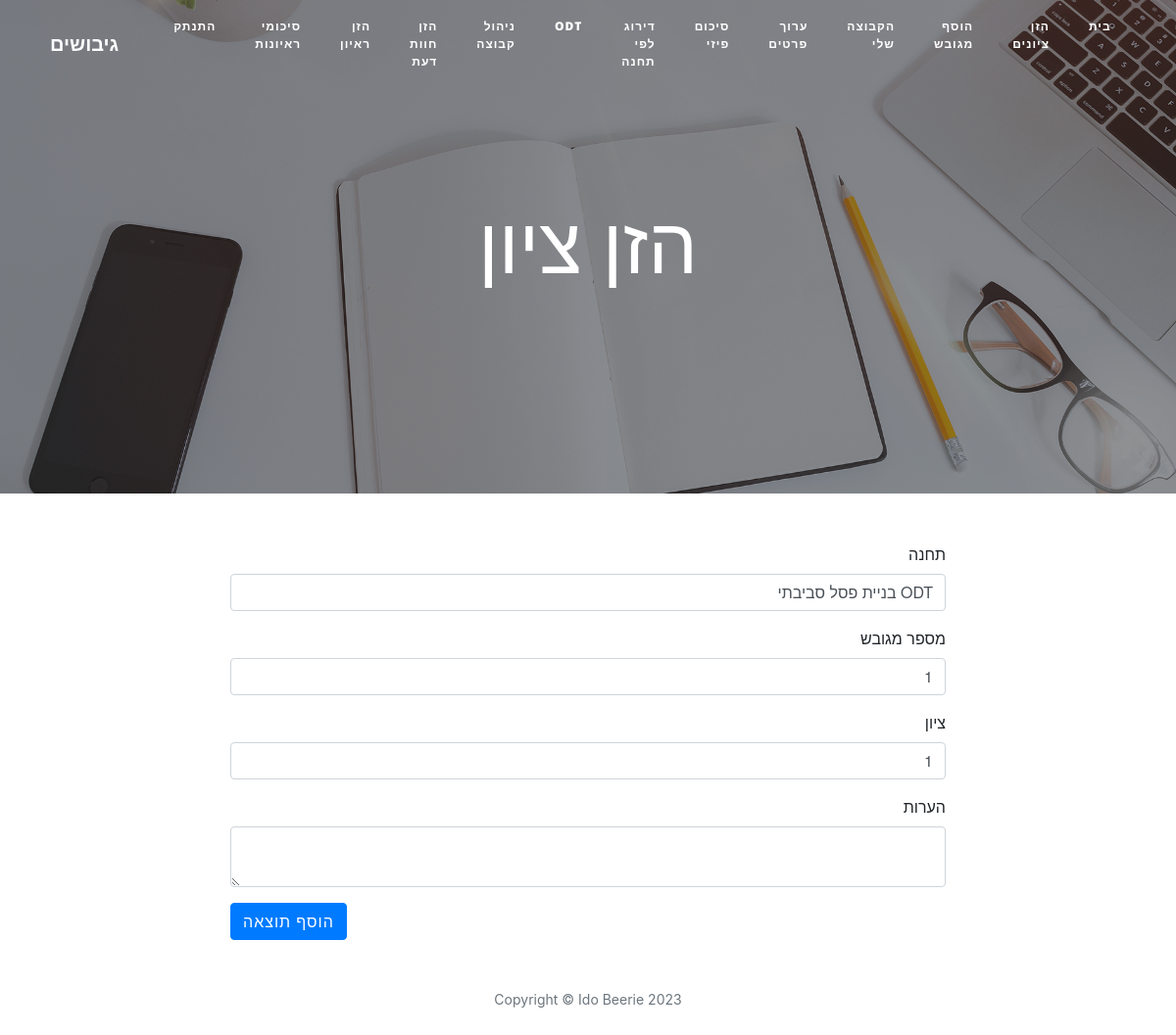
Page /edit-review/1 (signed in) on the committed database.
### main.py (models this page shows)
class Review(db.Model):
    __tablename__ = "reviews"
    id = db.Column(db.Integer, primary_key=True)
    author_id = db.Column(db.Integer, db.ForeignKey("users.id"))
    author = relationship("User", back_populates="reviews")
    station = db.Column(db.String(1000), nullable=False)
    subject_id = db.Column(db.String(250), db.ForeignKey("candidates.id"))
    subject = relationship("Candidate", back_populates="reviews")
    grade = db.Column(db.Integer, nullable=False)
    note = db.Column(db.String(1000))

### main.py (the view, shortened to what this page needs)
@app.route("/edit-review/<int:review_id>", methods=["GET", "POST"])
def edit_review(review_id):
    stations = ["ספרינטים", "זחילות", "משימת מחשבה", "פירוק והרכבת נשק", "מסע", "שקים", "מעגל זנבות", "אלונקה סוציומטרית", "הרצאות", "בניית שוח", "חפירת בור", "ODT בניית פסל סביבתי" , "ODT בניית אוהל סיירים", "ODT בניית צילייה", 'ODT מעבר שד"מ', "ODT הסתדרות לפי גובה", "ODT שבלול", "ODT צורת ריבוע בחבל"]
    review = Review.query.get(review_id)
    candidates = Candidate.query.filter_by(group_id=current_user.id).all()
    candidate_nums = []
    for candidate in candidates:
        if candidate.status != "פרש":
            candidate_nums.append(candidate.id.split("/")[1])
    candidate_nums.sort()
    form = CreateReviewForm(station=review.station, grade=review.grade, note=review.note, subject=review.subject_id.split("/")[1] )
    form.subject.choices = candidate_nums
    form.station.choices = stations
    return render_template("make-post.html", form=form, current_user=current_user)

### forms.py
class CreateReviewForm(FlaskForm):
    station = SelectField("תחנה", validators=[DataRequired()])
    subject = SelectField("מספר מגובש", validators=[DataRequired()])
    grade = SelectField("ציון", choices=[1, 2, 3, 4], validators=[DataRequired()])
    note = TextAreaField("הערות")
    submit = SubmitField("הוסף תוצאה")

### main.py (called while the page is built)
@login_manager.user_loader
def load_user(user_id):
    return User.query.get(int(user_id))

### templates/make-post.html (shortened to what this page needs)
{% import "bootstrap/wtf.html" as wtf %}
{% block content %}
{% include "header.html" %}
  <header class="masthead" style="background-image: url('{{ url_for('static', filename='img/edit-bg.jpg')}}')">
    <div class="overlay"></div>
    <div class="container">
      <div class="row">
        <div class="col-lg-8 col-md-10 mx-auto">
          <div class="page-heading">
            {% if is_edit %}
            <h1>ערוך חוות דעת</h1>
            {% else: %}
            <h1 style="color: white">הזן ציון</h1>
            {% endif %}
          </div>
        </div>
      </div>
    </div>
      <link href="//maxcdn.bootstrapcdn.com/bootstrap/4.5.0/css/bootstrap.min.css" rel="stylesheet">
  </header>
  <div class="container">
    <div class="row">
      <div class="col-lg-8 col-md-10 mx-auto", style="direction: rtl; float: right">
        {{ wtf.quick_form(form, novalidate=True, button_map={"submit": "primary"}) }}
      </div>
    </div>
  </div>
{% include "footer.html" %}
{% endblock %}

### templates/header.html (shortened to what this page needs)
<!DOCTYPE html>
<html lang="en">
<head>
  <link href="{{ url_for('static', filename='vendor/bootstrap/css/bootstrap.min.css') }}" rel="stylesheet">
  <link href="{{ url_for('static', filename='vendor/fontawesome-free/css/all.min.css')}}" rel="stylesheet" type="text/css">
  <link href="{{ url_for('static', filename='css/clean-blog.min.css')}}" rel="stylesheet">
    <link href="//maxcdn.bootstrapcdn.com/bootstrap/4.5.0/css/bootstrap.min.css" rel="stylesheet">
</head>
<body>
<link href="https://cdn.jsdelivr.net/npm/bootstrap@5.0.2/dist/css/bootstrap.min.css" rel="stylesheet">
  <nav class="navbar navbar-expand-md navbar-light fixed-top" id="mainNav">
    <div class="container-fluid">
      <a class="navbar-brand" href="{{url_for('home')}}">גיבושים</a>
      <div class="collapse navbar-collapse" id="navbarNav">
        <ul class="navbar-nav ml-auto">
            {% if current_user.is_authenticated and current_user.id == 0%}
               <li class="nav-item">
            <a class="nav-link active" href="{{ url_for('admin_home') }}">בית</a>
                </li>
              <li class="nav-item">
                    <a class="nav-link active" href="{{ url_for('register') }}"> הוסף מגבש</a>
              </li>
                  <li class="nav-item">
                    <a class="nav-link active" href="{{ url_for('showCandidateAdmin') }}">צפייה במגובש</a>
              </li>
                  <li class="nav-item">
                    <a class="nav-link active" href="{{ url_for('showPhysicalReviewsAdmin') }}">סיכום פיזי</a>
              </li>
                              <li class="nav-item">
                    <a class="nav-link active" href="{{ url_for('showStationReviewsAdmin') }}">דירוג לפי תחנה</a>
              </li>
                              <li class="nav-item">
                    <a class="nav-link active" href="{{ url_for('showODTReviewsAdmin') }}" style="direction: ltr">ODT </a>
              </li>
                              <li class="nav-item">
                    <a class="nav-link active" href="{{ url_for('manageGroups') }}">ניהול קבוצות</a>
              </li>
                                <li class="nav-item">
                    <a class="nav-link active" href="{{ url_for('showInterviewAdmin') }}">ראיונות</a>
              </li>
            <li class="nav-item">
                <a class="nav-link active" href="{{ url_for('logout') }}">התנתק</a>
            </li>
            {% elif current_user.is_authenticated %}
               <li class="nav-item">
                    <a class="nav-link active" href="{{ url_for('home') }}">בית</a>
                </li>
              <li class="nav-item">
                    <a class="nav-link active" href="{{ url_for('add_new_review') }}">הזן ציונים</a>
              </li>
            <li class="nav-item">
                    <a class="nav-link active" href="{{ url_for('addCandidate') }}">הוסף מגובש</a>
              </li>
            <li class="nav-item">
                    <a class="nav-link active" href="{{ url_for('showCandidate') }}">הקבוצה שלי</a>
              </li>
              <li class="nav-item">
                    <a class="nav-link active" href="{{ url_for('addName') }}"> ערוך פרטים</a>
              </li>
              <li class="nav-item">
                    <a class="nav-link active" href="{{ url_for('showPhysicalReviews') }}">סיכום פיזי</a>
              </li>
                  <li class="nav-item">
                    <a class="nav-link active" href="{{ url_for('showStationReviews') }}">דירוג לפי תחנה</a>
              </li>
                              <li class="nav-item">
                    <a class="nav-link active" href="{{ url_for('showODTReviews') }}" style="direction: ltr">ODT </a>
              </li>
              <li class="nav-item">
                    <a class="nav-link active" href="{{ url_for('manageCandidates') }}">ניהול קבוצה</a>
              </li>
              <li class="nav-item">
                    <a class="nav-link active" href="{{ url_for('AddStatus') }}">הזן חוות דעת </a>
              </li>
                              <li class="nav-item">
                    <a class="nav-link active" href="{{ url_for('Interview') }}">הזן ראיון </a>
              </li>
              <li class="nav-item">
                    <a class="nav-link active" href="{{ url_for('showInterview') }}">סיכומי ראיונות </a>
              </li>
            <li class="nav-item">
                <a class="nav-link active" href="{{ url_for('logout') }}">התנתק</a>
            </li>
          {% endif %}
        </ul>
      </div>
    </div>
  </nav>

### templates/footer.html (shortened to what this page needs)
  <footer>
    <div class="container">
      <div class="row">
        <div class="col-lg-8 col-md-10 mx-auto">
          <p class="copyright text-muted">Copyright &copy; Ido Beerie 2023</p>
        </div>
      </div>
    </div>
  </footer>
</body>
</html>

### templates/make-post.html (style rules this page uses)
label { direction: rtl; float: right; }

### rows in the picture
Review: station "ODT בניית פסל סביבתי", subject "1", grade "1"
